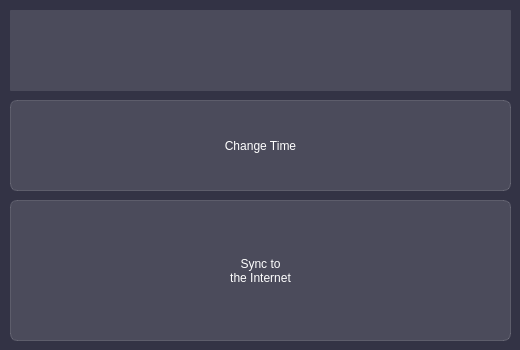
<?xml version="1.0" encoding="UTF-8"?>
<ui version="4.0">
 <class>MainWindow</class>
 <widget class="QMainWindow" name="MainWindow">
  <property name="geometry">
   <rect>
    <x>0</x>
    <y>0</y>
    <width>520</width>
    <height>350</height>
   </rect>
  </property>
  <property name="maximumSize">
   <size>
    <width>1000</width>
    <height>1000</height>
   </size>
  </property>
  <property name="windowTitle">
   <string>Time Settings</string>
  </property>
  <property name="styleSheet">
   <string notr="true">background-color: #333345;
font: 40pt &quot;Calibri&quot;;</string>
  </property>
  <widget class="QWidget" name="centralwidget">
   <widget class="QPushButton" name="pushButton">
    <property name="geometry">
     <rect>
      <x>10</x>
      <y>100</y>
      <width>501</width>
      <height>91</height>
     </rect>
    </property>
    <property name="styleSheet">
     <string notr="true">QPushButton {
color: white;
background-color: rgba(255, 255, 255, 30);
border: 1px solid rgba(255, 255, 255, 40);
border-radius: 7px;
width: 230px;
height: 100px
}
QPushButton:hover {
background-color: rgba(255, 255, 255, 40);
}
QPushButton:pressed {
background-color: rgba(255, 255, 255, 70);
}</string>
    </property>
    <property name="text">
     <string>Change Time</string>
    </property>
   </widget>
   <widget class="QPushButton" name="pushButton_2">
    <property name="geometry">
     <rect>
      <x>10</x>
      <y>200</y>
      <width>501</width>
      <height>141</height>
     </rect>
    </property>
    <property name="styleSheet">
     <string notr="true">QPushButton {
color: white;
background-color: rgba(255, 255, 255, 30);
border: 1px solid rgba(255, 255, 255, 40);
border-radius: 7px;
width: 230px;
height: 100px
}
QPushButton:hover {
background-color: rgba(255, 255, 255, 40);
}
QPushButton:pressed {
background-color: rgba(255, 255, 255, 70);
}</string>
    </property>
    <property name="text">
     <string>Sync to 
the Internet</string>
    </property>
   </widget>
   <widget class="QComboBox" name="comboBox">
    <property name="geometry">
     <rect>
      <x>10</x>
      <y>10</y>
      <width>501</width>
      <height>81</height>
     </rect>
    </property>
    <property name="layoutDirection">
     <enum>Qt::LeftToRight</enum>
    </property>
    <property name="autoFillBackground">
     <bool>false</bool>
    </property>
    <property name="styleSheet">
     <string notr="true"> QComboBox {
    border-radius: 1px;
    background-color: rgba(255, 255, 255, 30);
	color: white;
 }
QComboBox:hover {
    border: 2px solid rgb(194, 194, 255);
}
QComboBox:focus {
    border: 2px solid rgb(140, 146, 255);
}

QComboBox::drop-down 
{
    width: 0px;
    height: 0px;
    border: 0px;
}

QComboBox QAbstractItemView {
    color: black
    background-color: rgba(255, 255, 255, 30);
    border-radius: 1px;
    selection-background-color: rgb(140, 146, 255);
}</string>
    </property>


   </widget>
  </widget>
 </widget>
 <resources/>
 <connections/>
</ui>
